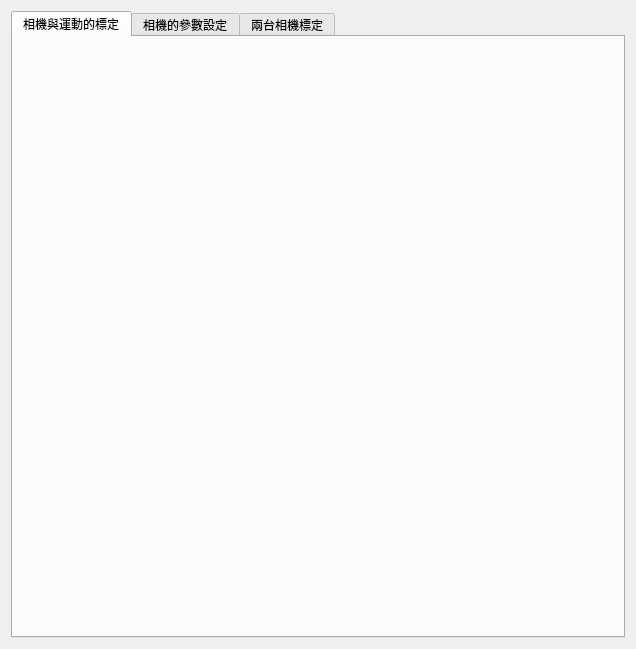
<?xml version="1.0" encoding="UTF-8"?>
<ui version="4.0">
 <class>CalibrationUI</class>
 <widget class="QWidget" name="CalibrationUI">
  <property name="geometry">
   <rect>
    <x>0</x>
    <y>0</y>
    <width>636</width>
    <height>649</height>
   </rect>
  </property>
  <property name="windowTitle">
   <string>Form</string>
  </property>
  <layout class="QGridLayout" name="gridLayout">
   <item row="0" column="0">
    <widget class="QTabWidget" name="tabWidget">
     <property name="currentIndex">
      <number>0</number>
     </property>
     <widget class="QWidget" name="tab">
      <attribute name="title">
       <string>相機與運動的標定</string>
      </attribute>
     </widget>
     <widget class="QWidget" name="tab_2">
      <attribute name="title">
       <string>相機的參數設定</string>
      </attribute>
     </widget>
     <widget class="QWidget" name="tab_3">
      <attribute name="title">
       <string>兩台相機標定</string>
      </attribute>
     </widget>
    </widget>
   </item>
  </layout>
 </widget>
 <resources/>
 <connections/>
</ui>
